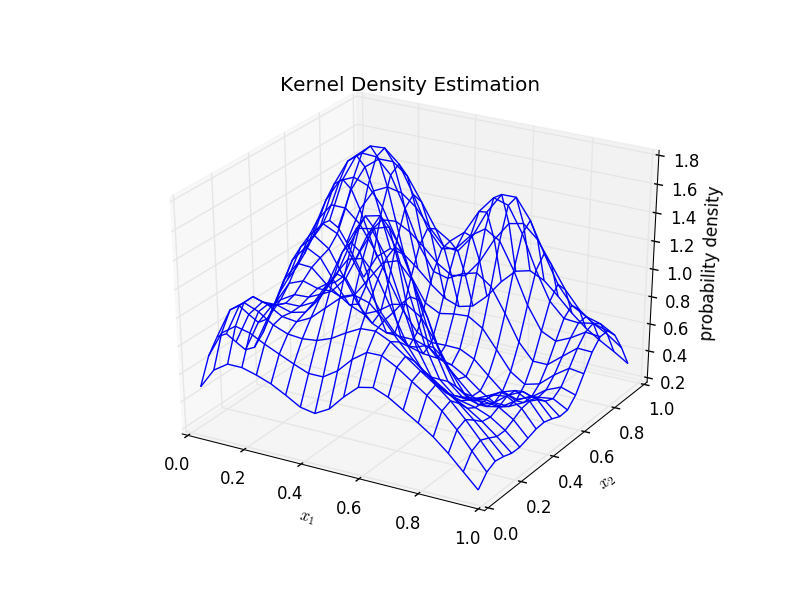

Write the Python code that produced this figure.
import matplotlib.pyplot as plt
from mpl_toolkits.mplot3d import axes3d, Axes3D
import numpy as np
from scipy.stats import multivariate_normal


# demo of kernel density estimator based on PRML 2.5.1

def Parzen_kernel(u):
    # Parzen window, i.e. unit hypercuber indicator (2.247)
    # input: D-dim array of data
    dshape = u.shape
    assert (len(dshape) <= 2)
    if len(dshape) == 1:
        axis = 0
    else:
        axis = 1
    return np.all(abs(u) <= 0.5, axis=axis)


def Gaussian_kernel(u):
    # Gaussian kernel, standard normal Gaussian in D-dim
    # input: D-dim array of data
    dshape = u.shape
    assert (len(dshape) <= 2)
    if len(dshape) == 1:
        D = len(u)
    else:
        D = dshape[1]
    mean = np.zeros(D)
    cov = np.eye(D)
    return multivariate_normal.pdf(u, mean=mean, cov=cov)


def kernel_density(x, X, k, h):
    # input:
    # x: single data point for which a kernel density estimate is calculated
    # X: observations (neighbors)
    # k: kernel function
    # h: bandwidth for the kernel (length of the side of hypercube)
    N, D = X.shape
    # K = 0   # "count" of observations in the hypercube centered at x
    # for x_n in X:
    #    K += k((x-x_n)/h)

    # more efficient implementation
    K = k((x - X) / h).sum()
    return K / (N * h ** D)  # (2.246)


N = 100
D = 2  # 2D data for demo
X = np.random.rand(N, D)
plt.scatter(X[:, 0], X[:, 1])

fig = plt.figure()
ax = fig.add_subplot(111, projection='3d')
x = y = np.arange(X.min(), X.max(), 0.05)

xx, yy = np.meshgrid(x, y)
k = Gaussian_kernel
h = 0.1  # 0.2 is much smoother
zs = np.array([kernel_density([x, y], X, k, h) for x, y in zip(np.ravel(xx), np.ravel(yy))])
zz = zs.reshape(xx.shape)

ax.plot_wireframe(xx, yy, zz)

ax.set_title("Kernel Density Estimation")
ax.set_xlabel("$x_1$")
ax.set_ylabel("$x_2$")
ax.set_zlabel("probability density")
plt.savefig(__file__.split('.')[0] + '.png')
